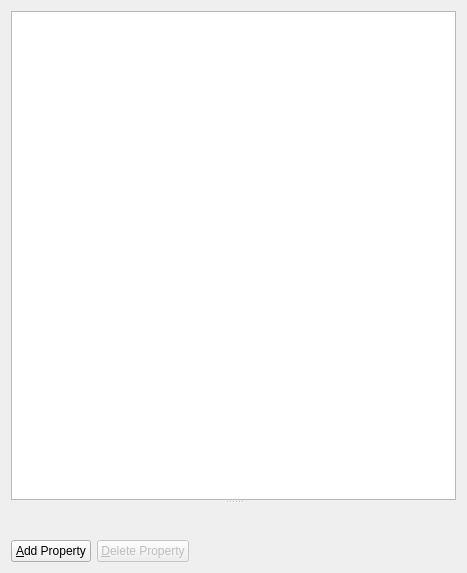
<?xml version="1.0" encoding="UTF-8"?>
<ui version="4.0">
 <class>EditFeaturePropertiesWidget</class>
 <widget class="QWidget" name="EditFeaturePropertiesWidget">
  <property name="geometry">
   <rect>
    <x>0</x>
    <y>0</y>
    <width>467</width>
    <height>573</height>
   </rect>
  </property>
  <property name="windowTitle">
   <string>Edit Feature Properties</string>
  </property>
  <property name="windowIcon">
   <iconset resource="../qt-resources/qt_widgets.qrc">
    <normaloff>:/gnome_gtk_edit_16.png</normaloff>:/gnome_gtk_edit_16.png</iconset>
  </property>
  <layout class="QVBoxLayout" name="verticalLayout">
   <item>
    <widget class="QSplitter" name="splitter">
     <property name="orientation">
      <enum>Qt::Vertical</enum>
     </property>
     <widget class="QTableView" name="property_table">
      <property name="sizePolicy">
       <sizepolicy hsizetype="Expanding" vsizetype="Preferred">
        <horstretch>0</horstretch>
        <verstretch>1</verstretch>
       </sizepolicy>
      </property>
      <property name="alternatingRowColors">
       <bool>true</bool>
      </property>
      <property name="selectionMode">
       <enum>QAbstractItemView::SingleSelection</enum>
      </property>
      <property name="selectionBehavior">
       <enum>QAbstractItemView::SelectRows</enum>
      </property>
      <property name="horizontalScrollMode">
       <enum>QAbstractItemView::ScrollPerPixel</enum>
      </property>
     </widget>
     <widget class="QWidget" name="placeholder_edit_widget" native="true"/>
    </widget>
   </item>
   <item>
    <layout class="QHBoxLayout">
     <item>
      <widget class="QPushButton" name="button_add_property">
       <property name="text">
        <string>&amp;Add Property</string>
       </property>
      </widget>
     </item>
     <item>
      <widget class="QPushButton" name="button_delete_property">
       <property name="enabled">
        <bool>false</bool>
       </property>
       <property name="text">
        <string>&amp;Delete Property</string>
       </property>
      </widget>
     </item>
     <item>
      <spacer>
       <property name="orientation">
        <enum>Qt::Horizontal</enum>
       </property>
       <property name="sizeHint" stdset="0">
        <size>
         <width>40</width>
         <height>20</height>
        </size>
       </property>
      </spacer>
     </item>
    </layout>
   </item>
  </layout>
 </widget>
 <resources>
  <include location="../qt-resources/qt_widgets.qrc"/>
  <include location="../qt-resources/qt_widgets.qrc"/>
 </resources>
 <connections/>
</ui>
